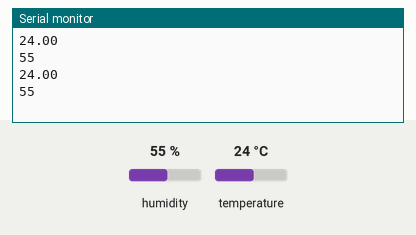
Recording of a sketch running on a simulated ESP32. Shown: the last lines printed to the serial monitor. The inputs (shaded band) are chosen by the test bench; at power-on: humidity 55 %, temperature 24 °C.

Above: at 3.8 s.
3.9 s: humidity set to 22 %
At 7.2 s:
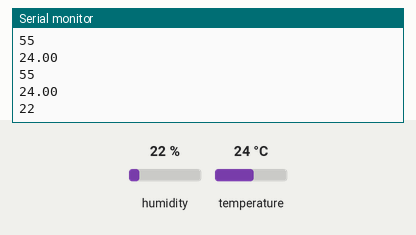
7.8 s: temperature set to 12 °C
At 9.9 s:
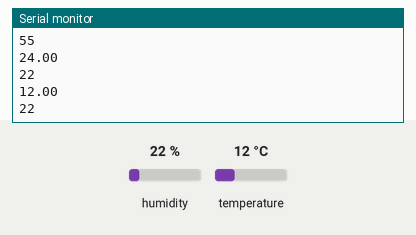
11.7 s: humidity set to 40 %
At 12.5 s:
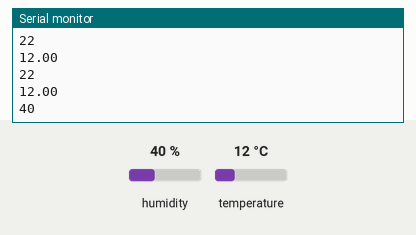
Timing chart, 0 to 14.7 s (numbered marks = the images above; inputs shaded):
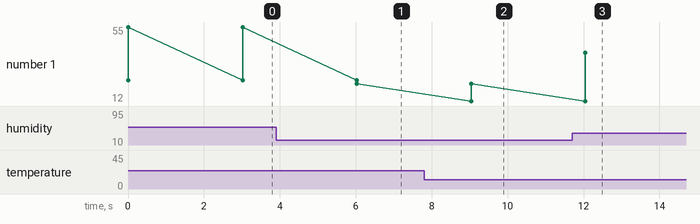

The sketch:

sketch.ino
```cpp
#include <DHTesp.h>
// #include <WiFi.h>
// #include <ThingsBoard.h>
// #include <Arduino_MQTT_Client.h>

#define pinDht 15
DHTesp dhtSensor;

// #define WIFI_AP "Wokwi-GUEST"
// #define WIFI_PASS ""

// #define TB_SERVER "thingsboard.cloud"
// #define TOKEN "mrat4FDOlyjuocB08l4g"

// constexpr uint16_t MAX_MESSAGE_SIZE = 256U;

// WiFiClient espClient;
// Arduino_MQTT_Client mqttClient(espClient);
// ThingsBoard tb(mqttClient, MAX_MESSAGE_SIZE);

// void connectToWiFi() {
//   Serial.println("Connecting to WiFi...");
//   int attempts = 0;

//   while (WiFi.status() != WL_CONNECTED && attempts < 20) {
//     WiFi.begin(WIFI_AP, WIFI_PASS, 6);
//     delay(500);
//     Serial.print(".");
//     attempts++;
//   }

//   if (WiFi.status() != WL_CONNECTED) {
//     Serial.println("\nFailed to connect to WiFi.");
//   } else {
//     Serial.println("\nConnected to WiFi");
//   }
// }

// void connectToThingsBoard() {
//   if (!tb.connected()) {
//     Serial.println("Connecting to ThingsBoard server");

//     if (!tb.connect(TB_SERVER, TOKEN)) {
//       Serial.println("Failed to connect to ThingsBoard");
//     } else {
//       Serial.println("Connected to ThingsBoard");
//     }
//   }
// }

// void sendDataToThingsBoard(float temp, int hum) {
//   String jsonData = "{\"tempIn\":" + String(temp) + ", \"humIn\":" + String(hum) + ", \"tempOut\":" + "0" + ", \"humOut\":" + "0"+ ", \"pressure\":" + "0"+ ", \"rainfall\":" + "0"+ ", \"windSpeed\":" + "0"+ ", \"windDirection\":" + "0" + ", \"windAVG\":" +"0"+"}";
//   tb.sendTelemetryJson(jsonData.c_str());
//   Serial.println("Data sent");
// }

void setup() {
  Serial.begin(115200);
  dhtSensor.setup(pinDht,DHTesp::DHT22);
  // connectToWiFi();
  // connectToThingsBoard();
}

void loop() {
  // connectToWiFi();

  TempAndHumidity data =dhtSensor.getTempAndHumidity();
  float temp = data.temperature;
  int hum = data.humidity;

  Serial.println(temp);
  Serial.println(hum);

  // if (!tb.connected()) {
  //   connectToThingsBoard();
  // }

  // sendDataToThingsBoard(temp, hum);

  delay(3000);

  // tb.loop();
}
```

Measured:
- after the input at 3.9 s, the serial monitor: prints a new line after 2.1 s (image 1)
- after the input at 7.8 s, the serial monitor: prints a new line after 1.2 s (image 2)
- after the input at 11.7 s, the serial monitor: prints a new line after 0.35 s (image 3)
- plotted number 1: 55 → 22 after the input at 3.9 s, 22 → 40 after the input at 11.7 s
